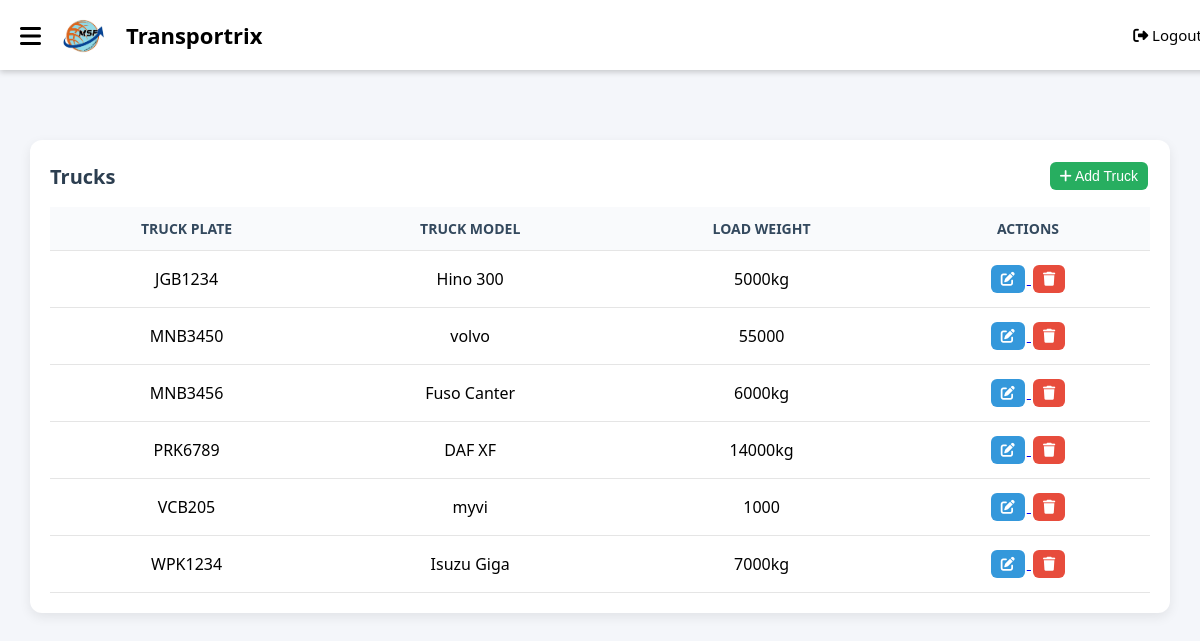
Screenshot of /truck_list.php with the database file from the repository.
### tables this page shows
CREATE TABLE `truck` (
  `truck_plate` varchar(50) NOT NULL,
  `truck_model` varchar(50) NOT NULL,
  `load_weight` varchar(50) NOT NULL
);

### truck_list.php (the view, shortened to what this page needs)
<?php
    include('connect.php');
    include('navBar.php');
?>
<!DOCTYPE html>
<html lang="en">
<head>
  <link rel="stylesheet" href="https://cdnjs.cloudflare.com/ajax/libs/font-awesome/6.4.0/css/all.min.css">
</head>
<body>
<div class="container">
  <div class="card">
    <h2>
      Trucks
      <a href="truck_form.php">
        <button class="btn btn-success"><i class="fa fa-plus"></i> Add Truck</button>
      </a>
    </h2>
    <table class="truck-table">
      <tr>
        <th>Truck Plate</th>
        <th>Truck Model</th>
        <th>Load Weight</th>
        <th colspan="2">Actions</th>
      </tr>
      <?php
      $sql = "SELECT * FROM truck";
      $result = mysqli_query($connect, $sql);
      while ($truck = mysqli_fetch_array($result)) {
          echo "<tr>
                  <td>{$truck['truck_plate']}</td>
                  <td>{$truck['truck_model']}</td>
                  <td>{$truck['load_weight']}</td>
                  <td>
                      <a href='truck_update.php?truck_plate=" . urlencode($truck['truck_plate']) . "'>
                          <button class='btn btn-primary'><i class='fa fa-edit'></i></button>
                      </a>
                      <a href='delete_truck.php?truck_plate=" . urlencode($truck['truck_plate']) . "' onclick=\"return confirm('Are you sure?')\">
                          <button class='btn btn-danger'><i class='fa fa-trash'></i></button>
                      </a>
                  </td>
                </tr>";
      }
      ?>
    </table>
  </div>
</div>
</body>
</html>

### navBar.php (shortened to what this page needs)
<!DOCTYPE html>
<html lang="en">
<head>
    <link rel="stylesheet" href="https://cdnjs.cloudflare.com/ajax/libs/font-awesome/6.4.0/css/all.min.css">
</head>
<body>
    <div class="top-navbar">
        <div class="top-left">
            <div class="toggle-btn" onclick="toggleSidebar()">
                <i class="fa fa-bars"></i>
            </div>
            <img src="image/logo.jpg" alt="logo" class="logo-img">
            <div class="title">Transportrix</div>
        </div>
        <a href="logout.php" class="logout-btn"><i class="fa fa-sign-out-alt"></i> Logout</a>
    </div>
    <div class="content">
    </div>
</body>
</html>

### navBar.php (style rules this page uses)
body { margin: 0; font-family: Arial, sans-serif; }
.top-navbar { width: 100%; height: 70px; background-color: white; color: black; display: flex; align-items: center; justify-content: space-between; padding: 0 20px; position: fixed; top: 0; left: 0; z-index: 1100; box-shadow: 0 2px 6px rgba(0,0,0,0.2); }
.top-left { display: flex; align-items: center; gap: 15px; }
.top-navbar .logo-img { height: 55px; width: auto; }
.top-navbar .title { font-size: 22px; font-weight: bold; }
.logout-btn { background-color: transparent; color: black; padding: 10px 18px; border: none; border-radius: 4px; font-size: 15px; cursor: pointer; text-decoration: none; }
.toggle-btn { font-size: 24px; cursor: pointer; color: black; }
.content { margin-top: 70px; padding: 20px; }

### truck_list.php (style rules this page uses)
body { margin: 0; font-family: "Segoe UI", Arial, sans-serif; background: #f4f6fa; }
.container { padding: 30px; }
.card { background: white; border-radius: 12px; box-shadow: 0 4px 12px rgba(0,0,0,0.08); padding: 20px; }
.card h2 { margin: 0 0 15px 0; font-size: 20px; font-weight: 600; color: #2c3e50; display: flex; justify-content: space-between; align-items: center; }
.truck-table { width: 100%; border-collapse: collapse; }
.truck-table th, .truck-table td { padding: 12px 14px; text-align: center; border-bottom: 1px solid #e5e5e5; }
.truck-table th { background: #f9fafc; font-size: 14px; font-weight: 600; color: #34495e; text-transform: uppercase; }
.btn { border: none; border-radius: 6px; padding: 6px 10px; margin: 2px; cursor: pointer; font-size: 14px; color: white; }
.btn-primary { background: #3498db; }
.btn-danger { background: #e74c3c; }
.btn-success { background: #27ae60; }
.btn i { font-size: 14px; }

### rows the page displays
truck: truck_plate "JGB1234", truck_model "Hino 300", load_weight "5000kg"
truck: truck_plate "MNB3450", truck_model "volvo", load_weight "55000"
truck: truck_plate "MNB3456", truck_model "Fuso Canter", load_weight "6000kg"
truck: truck_plate "PRK6789", truck_model "DAF XF", load_weight "14000kg"
truck: truck_plate "VCB205", truck_model "myvi", load_weight "1000"
truck: truck_plate "WPK1234", truck_model "Isuzu Giga", load_weight "7000kg"
